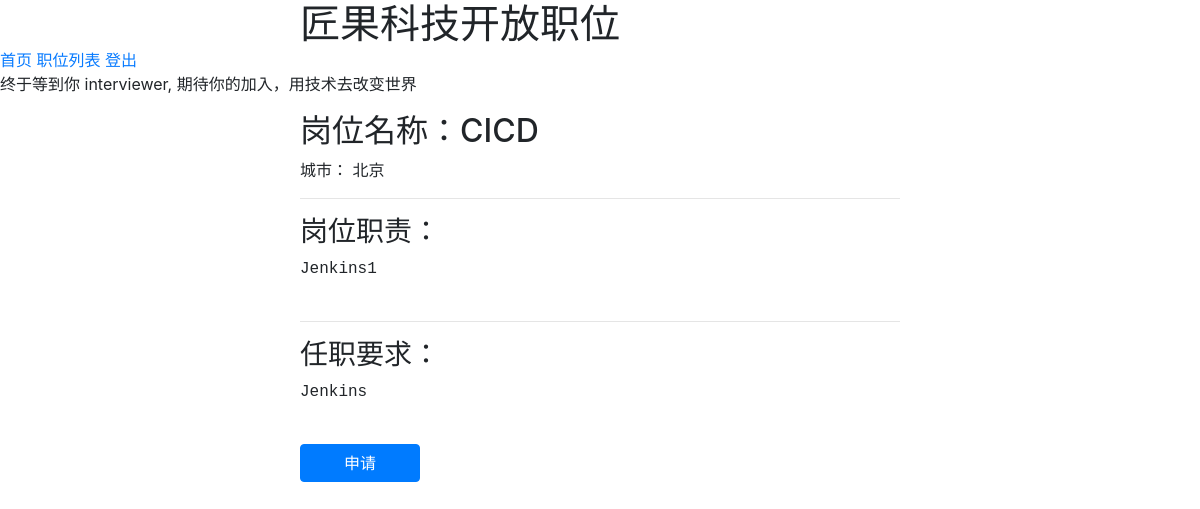
Screenshot of /job/2/ (signed in) with the database file from the repository.
### jobs/models.py (models this page shows, shortened)
class Job(models.Model):
    job_type = models.SmallIntegerField(blank=False, choices=JobTypes, verbose_name="职位类别")
    job_name = models.CharField(blank=False, max_length=250, verbose_name="职位名称")
    job_city = models.SmallIntegerField(choices=Cities, blank=False, verbose_name="工作地点")
    job_responsibility = models.TextField(max_length=1024, verbose_name="职位职责")
    job_requirement = models.TextField(max_length=1024, blank=False, verbose_name="职位要求")
    creator = models.ForeignKey(User, verbose_name="创建人", null=True, on_delete=models.SET_NULL)
    created_date = models.DateTimeField(verbose_name="创建日期", default=datetime.now)
    modified_date = models.DateTimeField(verbose_name="修改日期", default=datetime.now)
    class Meta:
        verbose_name = "职位"
        verbose_name_plural = "职位列表"

### jobs/views.py (the view)
# urls.py: url(r'job/(?P<job_id>\d+)$', views.job_detail, name='job_detail'),
def job_detail(request, job_id):
    try:
        job = Job.objects.get(pk=job_id)
        job.city_name = Cities[job.job_city][1]
        content = {
            'job': job
        }
    except Job.DoesNotExist:
        raise Http404('Job Does Not Exist!')
    return render(request, 'job.html', content)

### interview/performance.py (called while the page is built)
def performance_logger_middleware(get_response):
    def middleware(request):
        start_time = time.time()
        response = get_response(request)
        duration = (time.time() - start_time)*1000
        response['X-Page-Duration-ms'] = duration
        logger.info('%s  %s  %s' % (duration, request.path, request.GET.dict()))
        return response
    return middleware

### jobs/templates/job.html
{% extends 'base.html' %}
{% block content %}
<div style="margin:auto; width:50%;">
{% if job %}
    <div class="position_name" >
        <h2>岗位名称：{{job.job_name}} </h2>
        城市：
        {{job.city_name}}
    </div>
    <hr>
    <div class="position_responsibility" style="width:600px;">
        <h3>岗位职责：</h3>
        <pre style="font-size:16px">{{job.job_responsibility}}
        </pre>
    </div>
    <hr>
    <div class="position_requirement" style="width:600px; ">
        <h3>任职要求：</h3>
        <pre style="font-size:16px">{{job.job_requirement}}
        </pre>
    </div>
    <div class="apply_position">
        <input type="button" class="btn btn-primary" style="width:120px;" value="申请" onclick="location.href='/resume/add/'"/>
    </div>
{% else %}
    <p>职位不存在</p>
{% endif %}
</div>
{% endblock %}

### jobs/templates/base.html (shortened to what this page needs)
{% load bootstrap4 %}
{% bootstrap_css %}
<h1 style="margin:auto; width:50%;"> 匠果科技开放职位</h1>
{% block header %}
    <a href="/" style="color:#087bff; text-decoration:none;">首页</a>
    <a href="/joblist" style="color:#087bff; text-decoration:none;">职位列表</a>
    {% if user.is_authenticated %}
        <a href="/accounts/logout/" style="color:#087bff; text-decoration:none;">登出</a>
    {% else %}
        <a href="/accounts/login/" style="color:#087bff; text-decoration:none;">登录</a>
    {% endif %}
    {% if user.is_authenticated %}
        <p>终于等到你 {{ user.username }}, 期待你的加入，用技术去改变世界</p>
    {% else %}
        <p>期待你的加入，登录后即可提交简历</p>
    {% endif %}
{% endblock %}
{% block content %}
{% endblock %}

### rows the page displays
Job: job_name "CICD", city_name "北京", job_responsibility "Jenkins1", job_requirement "Jenkins"

### other values shown
{{ user.username }} "interviewer"
